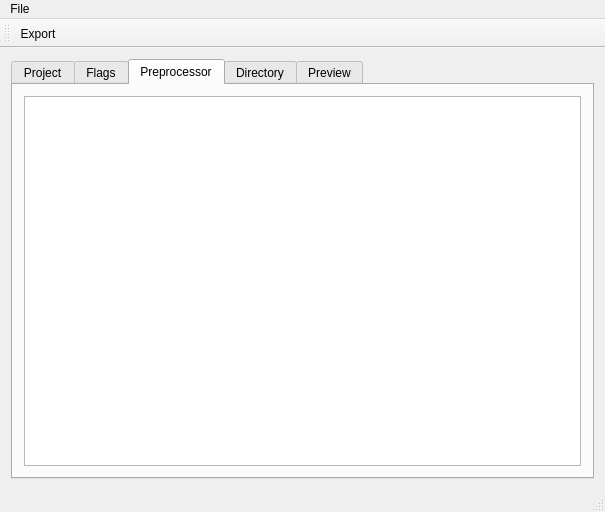
<?xml version="1.0" encoding="UTF-8"?>
<ui version="4.0">
 <class>MainWindow</class>
 <widget class="QMainWindow" name="MainWindow">
  <property name="geometry">
   <rect>
    <x>0</x>
    <y>0</y>
    <width>605</width>
    <height>512</height>
   </rect>
  </property>
  <property name="windowTitle">
   <string>MainWindow</string>
  </property>
  <widget class="QWidget" name="centralWidget">
   <layout class="QHBoxLayout" name="horizontalLayout">
    <item>
     <widget class="QTabWidget" name="tabWidget">
      <property name="currentIndex">
       <number>2</number>
      </property>
      <widget class="QWidget" name="projectTab">
       <attribute name="title">
        <string>Project</string>
       </attribute>
       <layout class="QVBoxLayout" name="verticalLayout">
        <item>
         <layout class="QHBoxLayout" name="horizontalLayout_2">
          <item>
           <widget class="QLabel" name="projectNameLbel">
            <property name="text">
             <string>Project Name</string>
            </property>
           </widget>
          </item>
          <item>
           <widget class="QLineEdit" name="projectNameEdit"/>
          </item>
         </layout>
        </item>
        <item>
         <spacer name="verticalSpacer">
          <property name="orientation">
           <enum>Qt::Vertical</enum>
          </property>
          <property name="sizeHint" stdset="0">
           <size>
            <width>20</width>
            <height>40</height>
           </size>
          </property>
         </spacer>
        </item>
       </layout>
      </widget>
      <widget class="QWidget" name="flagsTab">
       <attribute name="title">
        <string>Flags</string>
       </attribute>
       <layout class="QVBoxLayout" name="verticalLayout_3">
        <item>
         <layout class="QVBoxLayout" name="verticalLayout_2">
          <item>
           <widget class="QTableWidget" name="flagsTable">
            <column>
             <property name="text">
              <string>Key</string>
             </property>
            </column>
            <column>
             <property name="text">
              <string>Value</string>
             </property>
            </column>
           </widget>
          </item>
          <item>
           <layout class="QHBoxLayout" name="horizontalLayout_3">
            <item>
             <widget class="QPushButton" name="flagsAddBtn">
              <property name="text">
               <string>Add</string>
              </property>
             </widget>
            </item>
            <item>
             <widget class="QPushButton" name="flagsRemoveBtn">
              <property name="text">
               <string>Remove</string>
              </property>
             </widget>
            </item>
           </layout>
          </item>
         </layout>
        </item>
       </layout>
      </widget>
      <widget class="QWidget" name="preprocessorTab">
       <attribute name="title">
        <string>Preprocessor</string>
       </attribute>
       <layout class="QVBoxLayout" name="verticalLayout_4">
        <item>
         <widget class="QPlainTextEdit" name="definesEdit"/>
        </item>
       </layout>
      </widget>
      <widget class="QWidget" name="directoryTab">
       <attribute name="title">
        <string>Directory</string>
       </attribute>
       <layout class="QVBoxLayout" name="verticalLayout_5">
        <item>
         <widget class="QListWidget" name="includeList"/>
        </item>
        <item>
         <widget class="QPushButton" name="addIncludeBtn">
          <property name="text">
           <string>+</string>
          </property>
         </widget>
        </item>
        <item>
         <widget class="QTableWidget" name="sourcesTable">
          <column>
           <property name="text">
            <string>Executable</string>
           </property>
          </column>
          <column>
           <property name="text">
            <string>Source Files</string>
           </property>
          </column>
         </widget>
        </item>
        <item>
         <layout class="QHBoxLayout" name="horizontalLayout_4">
          <item>
           <widget class="QPushButton" name="addSourceBtn">
            <property name="text">
             <string>Add</string>
            </property>
           </widget>
          </item>
          <item>
           <widget class="QPushButton" name="removeSourceBtn">
            <property name="text">
             <string>Remove</string>
            </property>
           </widget>
          </item>
         </layout>
        </item>
       </layout>
      </widget>
      <widget class="QWidget" name="previewTab">
       <attribute name="title">
        <string>Preview</string>
       </attribute>
       <layout class="QVBoxLayout" name="verticalLayout_6">
        <item>
         <widget class="QPlainTextEdit" name="previewEdit"/>
        </item>
       </layout>
      </widget>
     </widget>
    </item>
   </layout>
  </widget>
  <widget class="QMenuBar" name="menuBar">
   <property name="geometry">
    <rect>
     <x>0</x>
     <y>0</y>
     <width>605</width>
     <height>22</height>
    </rect>
   </property>
   <widget class="QMenu" name="menuFile">
    <property name="title">
     <string>File</string>
    </property>
    <addaction name="actionExport"/>
   </widget>
   <addaction name="menuFile"/>
  </widget>
  <widget class="QToolBar" name="mainToolBar">
   <attribute name="toolBarArea">
    <enum>TopToolBarArea</enum>
   </attribute>
   <attribute name="toolBarBreak">
    <bool>false</bool>
   </attribute>
   <addaction name="actionExport"/>
  </widget>
  <widget class="QStatusBar" name="statusBar"/>
  <action name="actionExport">
   <property name="icon">
    <iconset resource="resources.qrc">
     <normaloff>:/images/text-editor-icon.png</normaloff>:/images/text-editor-icon.png</iconset>
   </property>
   <property name="text">
    <string>Export</string>
   </property>
   <property name="toolTip">
    <string>Export CMakeLists.txt</string>
   </property>
  </action>
 </widget>
 <layoutdefault spacing="6" margin="11"/>
 <resources>
  <include location="resources.qrc"/>
 </resources>
 <connections/>
</ui>
